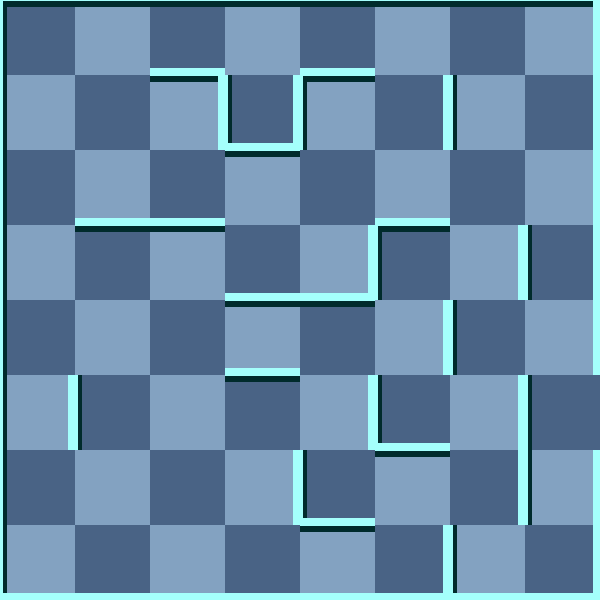

This game map was drawn from its Tiled (.tmx) file and the tilesets committed beside it. A one-line description and the trimmed map source follow:
An orthogonal 8x8 tile map with 75x75 px tiles, 2 tile layers (background, 块层 1) and 8 objects (2x WhiteMummy, Exit, Trap, Door, Key, ...).

<map version="1.0" orientation="orthogonal" width="8" height="8" tilewidth="75" tileheight="75">
 <tileset firstgid="1" name="wall" tilewidth="75" tileheight="75">
  <image source="gfx/wall.png" width="300" height="375" />
  <tile id="0">
   <properties>
    <property name="ValOfWall" value="0" />
   </properties>
  </tile>
  <tile id="1">
   <properties>
    <property name="ValOfWall" value="1" />
   </properties>
  </tile>
  <tile id="2">
   <properties>
    <property name="ValOfWall" value="2" />
   </properties>
  </tile>
  <tile id="3">
   <properties>
    <property name="ValOfWall" value="3" />
   </properties>
  </tile>
  <tile id="4">
   <properties>
    <property name="ValOfWall" value="4" />
   </properties>
  </tile>
  <tile id="5">
   <properties>
    <property name="ValOfWall" value="5" />
   </properties>
  </tile>
  <tile id="6">
   <properties>
    <property name="ValOfWall" value="6" />
   </properties>
  </tile>
  <tile id="7">
   <properties>
    <property name="ValOfWall" value="7" />
   </properties>
  </tile>
  <tile id="8">
   <properties>
    <property name="ValOfWall" value="8" />
   </properties>
  </tile>
  <tile id="9">
   <properties>
    <property name="ValOfWall" value="9" />
   </properties>
  </tile>
  <tile id="10">
   <properties>
    <property name="ValOfWall" value="10" />
   </properties>
  </tile>
  <tile id="11">
   <properties>
    <property name="ValOfWall" value="11" />
   </properties>
  </tile>
  <tile id="12">
   <properties>
    <property name="ValOfWall" value="12" />
   </properties>
  </tile>
  <tile id="13">
   <properties>
    <property name="ValOfWall" value="13" />
   </properties>
  </tile>
  <tile id="14">
   <properties>
    <property name="ValOfWall" value="14" />
   </properties>
  </tile>
  <tile id="15">
   <properties>
    <property name="ValOfWall" value="15" />
   </properties>
  </tile>
  <tile id="18">
   <properties>
    <property name="ValOfWall" value="-1" />
   </properties>
  </tile>
 </tileset>
 <layer name="background" width="8" height="8">
  <data>[64 cells, 64 non-empty, 2 distinct tile ids]</data>
 </layer>
 <layer name="块层 1" width="8" height="8">
  <data>[64 cells, 64 non-empty, 12 distinct tile ids]</data>
 </layer>
 <objectgroup name="对象层 1" width="8" height="8">
  <object name="Exit" x="600" y="375" />
  <object name="Trap" x="525" y="225">
   <properties>
    <property name="value" value="10" />
   </properties>
  </object>
  <object name="Door" x="300" y="375">
   <properties>
    <property name="direction" value="1" />
    <property name="value" value="15" />
   </properties>
  </object>
  <object name="Key" x="375" y="75">
   <properties>
    <property name="value" value="12" />
   </properties>
  </object>
  <object name="WhiteMummy" x="150" y="150">
   <properties>
    <property name="value" value="25" />
   </properties>
  </object>
  <object name="Scorpion" x="225" y="225">
   <properties>
    <property name="value" value="28" />
   </properties>
  </object>
  <object name="WhiteMummy" x="150" y="300">
   <properties>
    <property name="value" value="21" />
   </properties>
  </object>
  <object name="Player" x="150" y="375">
   <properties>
    <property name="value" value="1" />
   </properties>
  </object>
 </objectgroup>
</map>
